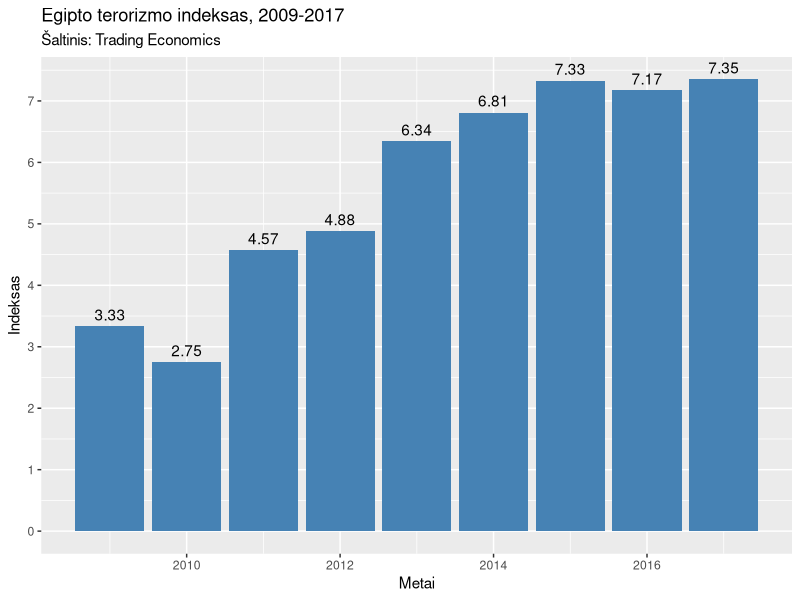

Source code (R):
## ---- chunk 1
knitr::opts_chunk$set(echo = TRUE, collapse = TRUE, error = TRUE, warning = FALSE, message = FALSE)
## ---- chunk 2
BVP=c(189, 218.9, 236, 279.4, 288.6, 305.5, 332.7, 332.9, 235.37)
Metai=c(2009, 2010, 2011, 2012, 2013, 2014, 2015, 2016, 2017)
## ---- chunk 3
z <- data.frame(Metai=c(2009, 2010, 2011, 2012, 2013, 2014, 2015, 2016, 2017),
                BVP=c(189, 218.9, 236, 279.4, 288.6, 305.5, 332.7, 332.9, 235.37))
library(kableExtra)
z %>%
  kable(caption = "Egipto BVP") %>%
  kable_styling(c("striped", "bordered"))%>%
  footnote(general = "Lentelės pastabos:",
           number = c("Šaltinis: Trading Economics;","BVP atvaizduotas JAV doleriais (mldr);", "Duomenys iš Trading Economics surinkti rankiniu būdu, kadangi svetainė prašo susikurti paskyrą mokant pinigus, kad gauti duomenis." ),
           general_title = "") 
## ---- chunk 4
x=c(2009,2010,2011,2012,2013,2014,2015,2016,2017)
y=c(3.33,2.75,4.57, 4.88,6.34,6.81,7.33,7.17,7.35)
## ---- chunk 5
dat <- data.frame(x=c(2009,2010,2011,2012,2013,2014,2015,2016,2017),
                  y=c(3.33,2.75,4.57, 4.88,6.34,6.81,7.33,7.17,7.35))
library(ggplot2)

ggplot(dat, aes(x=x, y=y,))+
geom_bar(stat = "identity",
         fill="steelblue")+
  geom_text(aes(label=y, vjust=-0.5))+
  labs(title="Egipto terorizmo indeksas, 2009-2017",
       subtitle="Šaltinis: Trading Economics",
        x="Metai",
        y="Indeksas")+
scale_x_continuous(breaks = c(2010, 2012, 2014, 2016))+
scale_y_continuous(breaks = c(0,1,2,3,4,5,6,7,8))
